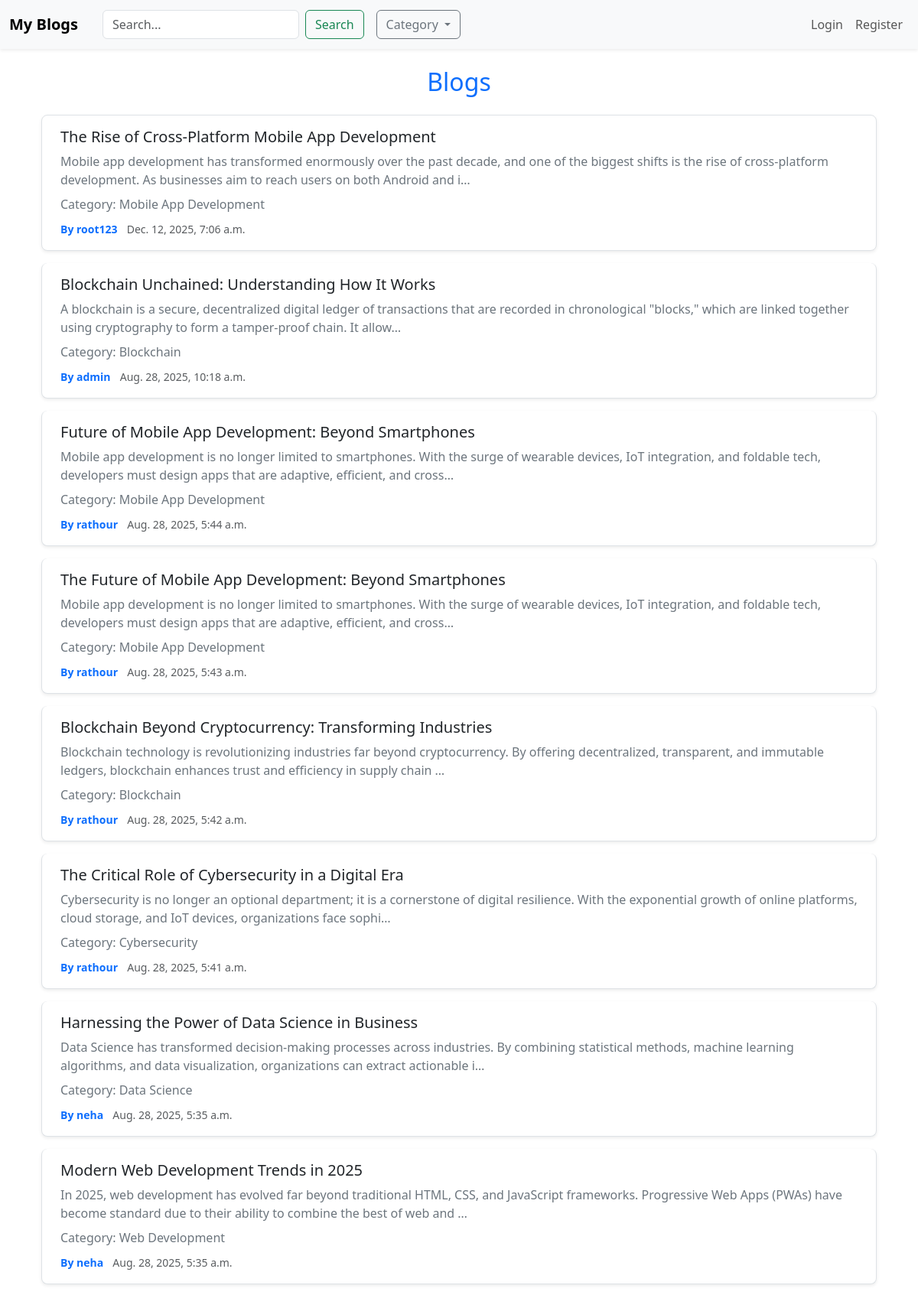
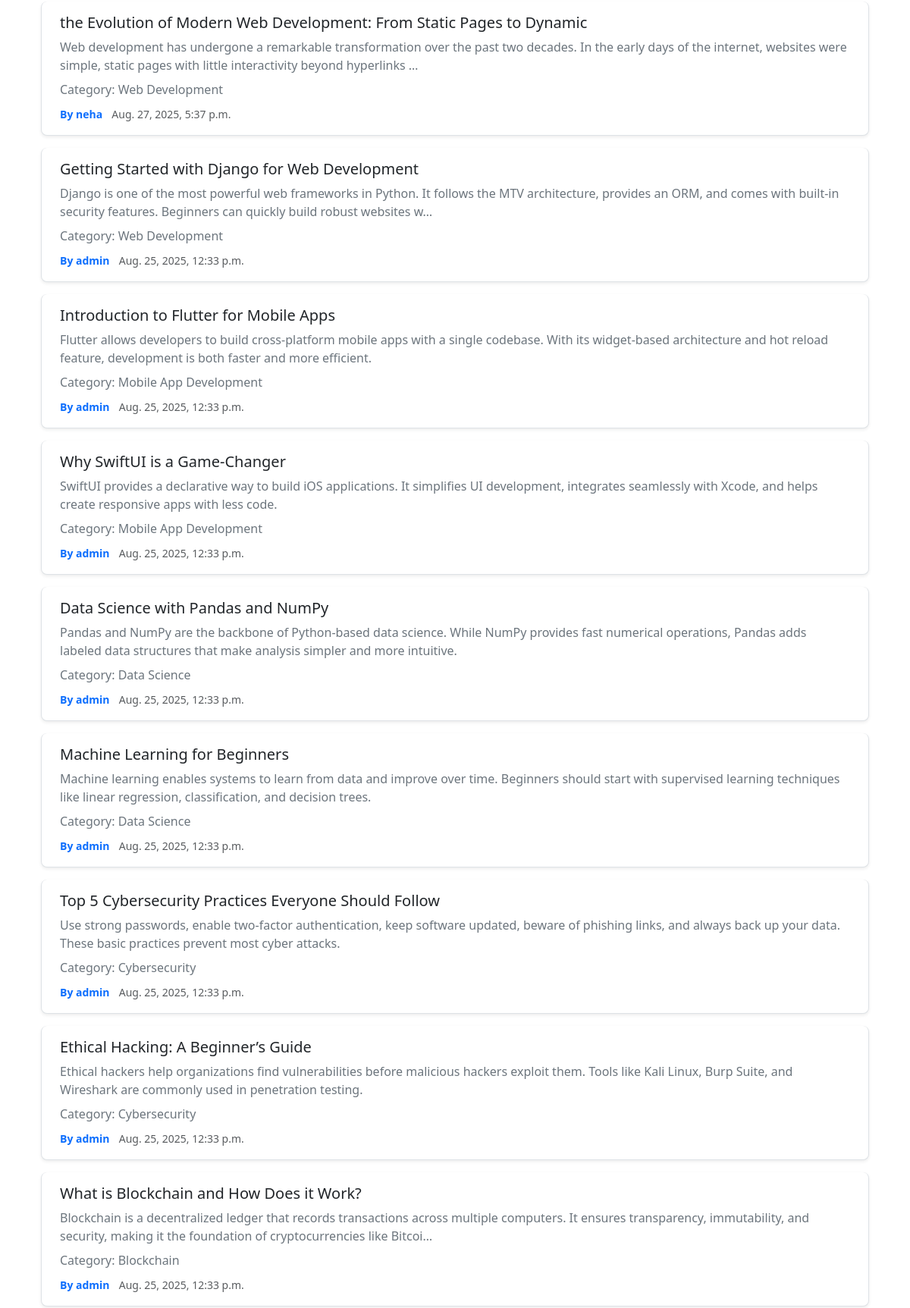
The page / (upper part) on the database its author committed (2 pictures, top to bottom).
### BlogApp/models.py (models this page shows, shortened)
class BlogModel(models.Model):
    title = models.CharField(max_length=255)
    choices = (
        ("Web Development", "Web Development"),
        ("Mobile App Development", "Mobile App Development"),
        ("Data Science", "Data Science"),
        ("Cybersecurity", "Cybersecurity"),
        ("Blockchain", "Blockchain"),
    )
    content_type = models.CharField(max_length=255,choices=choices)
    content = models.TextField()
    banner_image = models.ImageField(upload_to="blog_banners/", null=True, blank=True)
    author = models.ForeignKey(User, on_delete=models.CASCADE)
    created_at = models.DateTimeField(auto_now_add=True)
    updated_at = models.DateTimeField(auto_now=True)

### BlogApp/views.py (the view)
# urls.py: path("", views.BlogsView.as_view(), name="home"),
class BlogsView(APIView):
    def get(self, request):
        queries = BlogModel.objects.all().order_by("-created_at")
        return render(request, "index.html", {"posts": queries})

### BlogApp/templates/index.html (shortened to what this page needs)
{%extends 'layout.html' %}
{% block navbar_extra %}
<div class="d-flex align-items-center gap-3">
  <br><br>
  <form class="d-flex" method="GET" action="{% url 'Search' %}">
    <input class="form-control me-2" type="search" name="query" placeholder="Search...">
    <button class="btn btn-outline-success" type="submit">Search</button>
  </form>
  <div class="dropdown">
    <button class="btn btn-outline-secondary dropdown-toggle" type="button" data-bs-toggle="dropdown">
      Category
    </button>
  </div>
</div>
{%endblock%}
{%block content%}
<h2 class="text-center text-primary ">Blogs
  </h2>
  <div class="container my-4">
  <div class="list-group">
    {% for post in posts %}
      <div class="list-group-item list-group-item-action py-3 px-4 rounded-3 shadow-sm mb-3 position-relative"
           style="cursor: pointer;"
           onclick="window.location.href='{% url 'Blog' post.id %}';">
        <h5 class="mb-2">{{ post.title }}</h5>
        <p class="mb-2 text-secondary">{{ post.content|truncatechars:200 }}</p>
        <p class="mb-2 text-secondary">Category: {{ post.content_type }}</p>
        <small class="text-primary fw-semibold">By {{ post.author.username }}</small>
        <small class="text-muted ms-2">{{ post.created_at }}</small>
      </div>
    {% empty %}
      <p class="text-center text-muted py-4">No posts yet</p>
    {% endfor %}
  </div>
</div>
{%endblock%}

### rows shown on the page
BlogModel: title "The Rise of Cross-Platform Mobile App Development", content "Mobile app development has transformed enormously over the past decade, and one of the biggest shifts is the rise of cross-platform development. As businesses aim to reach users on both Android and i…", content_type "Mobile App Development", author.username "root123", created_at "Dec. 12, 2025, 7:06 a.m."
BlogModel: title "Blockchain Unchained: Understanding How It Works", content "A blockchain is a secure, decentralized digital ledger of transactions that are recorded in chronological \"blocks,\" which are linked together using cryptography to form a tamper-proof chain. It allow…", content_type "Blockchain", author.username "admin", created_at "Aug. 28, 2025, 10:18 a.m."
BlogModel: title "Future of Mobile App Development: Beyond Smartphones", content "Mobile app development is no longer limited to smartphones. With the surge of wearable devices, IoT integration, and foldable tech, developers must design apps that are adaptive, efficient, and cross…", content_type "Mobile App Development", author.username "rathour", created_at "Aug. 28, 2025, 5:44 a.m."
BlogModel: title "The Future of Mobile App Development: Beyond Smartphones", content "Mobile app development is no longer limited to smartphones. With the surge of wearable devices, IoT integration, and foldable tech, developers must design apps that are adaptive, efficient, and cross…", content_type "Mobile App Development", author.username "rathour", created_at "Aug. 28, 2025, 5:43 a.m."
BlogModel: title "Blockchain Beyond Cryptocurrency: Transforming Industries", content "Blockchain technology is revolutionizing industries far beyond cryptocurrency. By offering decentralized, transparent, and immutable ledgers, blockchain enhances trust and efficiency in supply chain …", content_type "Blockchain", author.username "rathour", created_at "Aug. 28, 2025, 5:42 a.m."
BlogModel: title "The Critical Role of Cybersecurity in a Digital Era", content "Cybersecurity is no longer an optional department; it is a cornerstone of digital resilience. With the exponential growth of online platforms, cloud storage, and IoT devices, organizations face sophi…", content_type "Cybersecurity", author.username "rathour", created_at "Aug. 28, 2025, 5:41 a.m."
BlogModel: title "Harnessing the Power of Data Science in Business", content "Data Science has transformed decision-making processes across industries. By combining statistical methods, machine learning algorithms, and data visualization, organizations can extract actionable i…", content_type "Data Science", author.username "neha", created_at "Aug. 28, 2025, 5:35 a.m."
BlogModel: title "Modern Web Development Trends in 2025", content "In 2025, web development has evolved far beyond traditional HTML, CSS, and JavaScript frameworks. Progressive Web Apps (PWAs) have become standard due to their ability to combine the best of web and …", content_type "Web Development", author.username "neha", created_at "Aug. 28, 2025, 5:35 a.m."
BlogModel: title "the Evolution of Modern Web Development: From Static Pages to Dynamic", content "Web development has undergone a remarkable transformation over the past two decades. In the early days of the internet, websites were simple, static pages with little interactivity beyond hyperlinks …", content_type "Web Development", author.username "neha", created_at "Aug. 27, 2025, 5:37 p.m."
BlogModel: title "Getting Started with Django for Web Development", content "Django is one of the most powerful web frameworks in Python. It follows the MTV architecture, provides an ORM, and comes with built-in security features. Beginners can quickly build robust websites w…", content_type "Web Development", author.username "admin", created_at "Aug. 25, 2025, 12:33 p.m."
BlogModel: title "Introduction to Flutter for Mobile Apps", content "Flutter allows developers to build cross-platform mobile apps with a single codebase. With its widget-based architecture and hot reload feature, development is both faster and more efficient.", content_type "Mobile App Development", author.username "admin", created_at "Aug. 25, 2025, 12:33 p.m."
BlogModel: title "Why SwiftUI is a Game-Changer", content "SwiftUI provides a declarative way to build iOS applications. It simplifies UI development, integrates seamlessly with Xcode, and helps create responsive apps with less code.", content_type "Mobile App Development", author.username "admin", created_at "Aug. 25, 2025, 12:33 p.m."
BlogModel: title "Data Science with Pandas and NumPy", content "Pandas and NumPy are the backbone of Python-based data science. While NumPy provides fast numerical operations, Pandas adds labeled data structures that make analysis simpler and more intuitive.", content_type "Data Science", author.username "admin", created_at "Aug. 25, 2025, 12:33 p.m."
BlogModel: title "Machine Learning for Beginners", content "Machine learning enables systems to learn from data and improve over time. Beginners should start with supervised learning techniques like linear regression, classification, and decision trees.", content_type "Data Science", author.username "admin", created_at "Aug. 25, 2025, 12:33 p.m."
BlogModel: title "Top 5 Cybersecurity Practices Everyone Should Follow", content "Use strong passwords, enable two-factor authentication, keep software updated, beware of phishing links, and always back up your data. These basic practices prevent most cyber attacks.", content_type "Cybersecurity", author.username "admin", created_at "Aug. 25, 2025, 12:33 p.m."
BlogModel: title "Ethical Hacking: A Beginner’s Guide", content "Ethical hackers help organizations find vulnerabilities before malicious hackers exploit them. Tools like Kali Linux, Burp Suite, and Wireshark are commonly used in penetration testing.", content_type "Cybersecurity", author.username "admin", created_at "Aug. 25, 2025, 12:33 p.m."
BlogModel: title "What is Blockchain and How Does it Work?", content "Blockchain is a decentralized ledger that records transactions across multiple computers. It ensures transparency, immutability, and security, making it the foundation of cryptocurrencies like Bitcoi…", content_type "Blockchain", author.username "admin", created_at "Aug. 25, 2025, 12:33 p.m."
